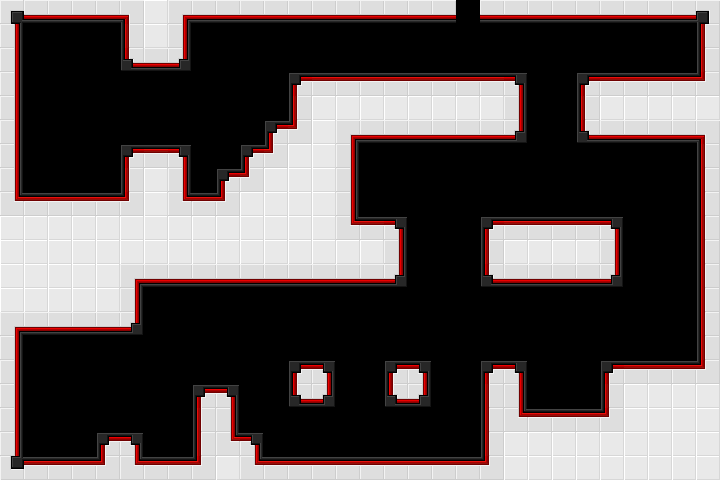

This game map was drawn from its Tiled (.tmx) file and the tilesets committed beside it. A one-line description and the full map source follow:
An orthogonal 30x20 tile map with 24x24 px tiles, 1 tile layer (Tile).

<map version="1.8" tiledversion="1.8.0" orientation="orthogonal" renderorder="right-down" compressionlevel="0" width="30" height="20" tilewidth="24" tileheight="24" infinite="0" nextlayerid="2" nextobjectid="1">
 <editorsettings>
  <export target="red.tmj" format="json" />
 </editorsettings>
 <tileset firstgid="1" name="tiles" tilewidth="24" tileheight="24" tilecount="20" columns="4">
  <image source="tiles.png" width="96" height="120" />
 </tileset>
 <layer id="1" name="Tile" width="30" height="20">
  <data encoding="csv">
1,2,2,2,2,13,6,14,2,2,2,2,2,2,2,2,2,2,2,22,2,2,2,2,2,2,2,2,2,3,
5,0,0,0,0,7,6,5,0,0,0,0,0,0,0,0,0,0,0,0,0,0,0,0,0,0,0,0,0,7,
5,0,0,0,0,19,2,20,0,0,0,0,0,0,0,0,0,0,0,0,0,0,0,0,0,0,0,0,0,7,
5,0,0,0,0,0,0,0,0,0,0,0,15,10,10,10,10,10,10,10,10,16,0,0,15,10,10,10,10,17,
5,0,0,0,0,0,0,0,0,0,0,0,7,6,6,6,6,6,6,6,6,5,0,0,7,6,6,6,6,6,
5,0,0,0,0,0,0,0,0,0,0,15,17,6,14,2,2,2,2,2,2,20,0,0,19,2,2,2,2,13,
5,0,0,0,0,15,10,16,0,0,15,17,6,6,5,0,0,0,0,0,0,0,0,0,0,0,0,0,0,7,
5,0,0,0,0,7,6,5,0,15,17,6,6,6,5,0,0,0,0,0,0,0,0,0,0,0,0,0,0,7,
18,10,10,10,10,17,6,18,10,17,6,6,6,6,5,0,0,0,0,0,0,0,0,0,0,0,0,0,0,7,
6,6,6,6,6,6,6,6,6,6,6,6,6,6,18,10,16,0,0,0,15,10,10,10,10,16,0,0,0,7,
6,6,6,6,6,6,6,6,6,6,6,6,6,6,6,6,5,0,0,0,7,6,6,6,6,5,0,0,0,7,
6,6,6,6,6,14,2,2,2,2,2,2,2,2,2,2,20,0,0,0,19,2,2,2,2,20,0,0,0,7,
6,6,6,6,6,5,0,0,0,0,0,0,0,0,0,0,0,0,0,0,0,0,0,0,0,0,0,0,0,7,
14,2,2,2,2,20,0,0,0,0,0,0,0,0,0,0,0,0,0,0,0,0,0,0,0,0,0,0,0,7,
5,0,0,0,0,0,0,0,0,0,0,0,0,0,0,0,0,0,0,0,0,0,0,0,0,0,0,0,0,7,
5,0,0,0,0,0,0,0,0,0,0,0,15,16,0,0,15,16,0,0,15,16,0,0,0,15,10,10,10,17,
5,0,0,0,0,0,0,0,15,16,0,0,19,20,0,0,19,20,0,0,7,5,0,0,0,7,6,6,6,6,
5,0,0,0,0,0,0,0,7,5,0,0,0,0,0,0,0,0,0,0,7,18,10,10,10,17,6,6,6,6,
5,0,0,0,15,16,0,0,7,18,16,0,0,0,0,0,0,0,0,0,7,6,6,6,6,6,6,6,6,6,
9,10,10,10,17,18,10,10,17,6,18,10,10,10,10,10,10,10,10,10,17,6,6,6,6,6,6,6,6,6
</data>
 </layer>
</map>
